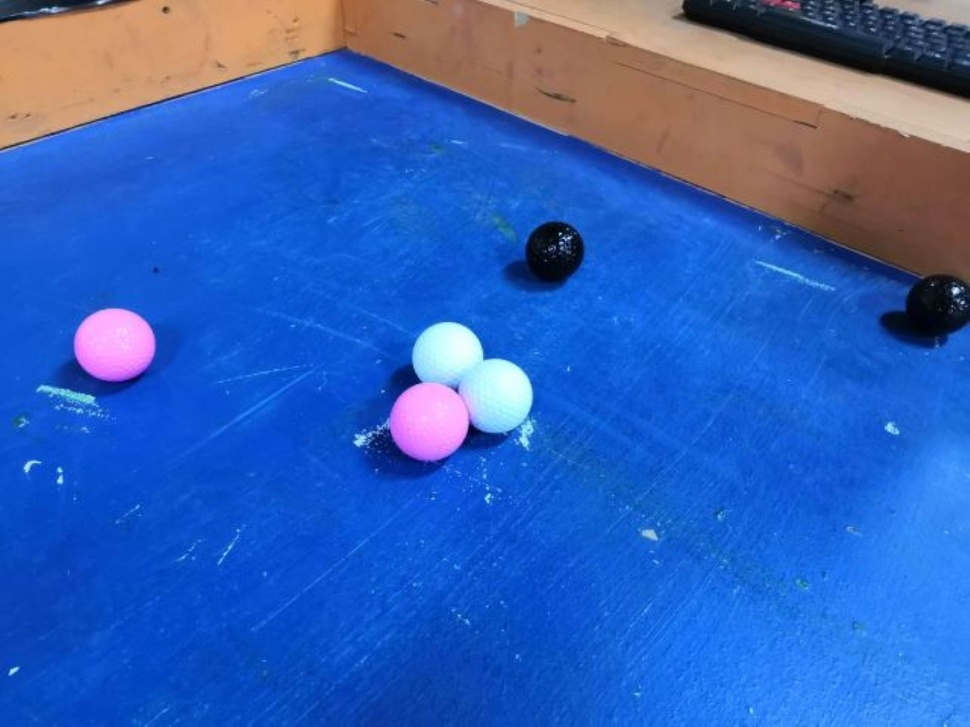
//> input picture VSstdio/3.jpg, 970 x 727 px, shrunk from 1440 x 1080 before the run
$ ./二维码跟踪   (built with g++ and OpenCV 4)
//> lines starting //> are read from the running program, lines starting //| are printed output that depends on the picture; after the words box and inside, x2 and y2 are one past the last pixel; in counts of white or black regions, pixels touching at a corner belong together
#include <opencv2/opencv.hpp>
#include <iostream>
#include <stdio.h>
#include <math.h>

using namespace cv;
using namespace std;


Mat src; Mat src_gray;

//Scalar colorful = CV_RGB(rng.uniform(0,255),rng.uniform(0,255),rng.uniform(0,255));

//获取轮廓的中心点
Point Center_cal(vector<vector<Point> > contours, int i);


int main()
{


	src = imread("3.jpg", 1);
//> src is the input picture: 727 rows x 970 cols, CV_8UC3; mean B, G, R 184.5, 97.4, 50.7
	Mat src_all = src.clone();


	//彩色图转灰度图
	cvtColor(src, src_gray, COLOR_BGR2GRAY);
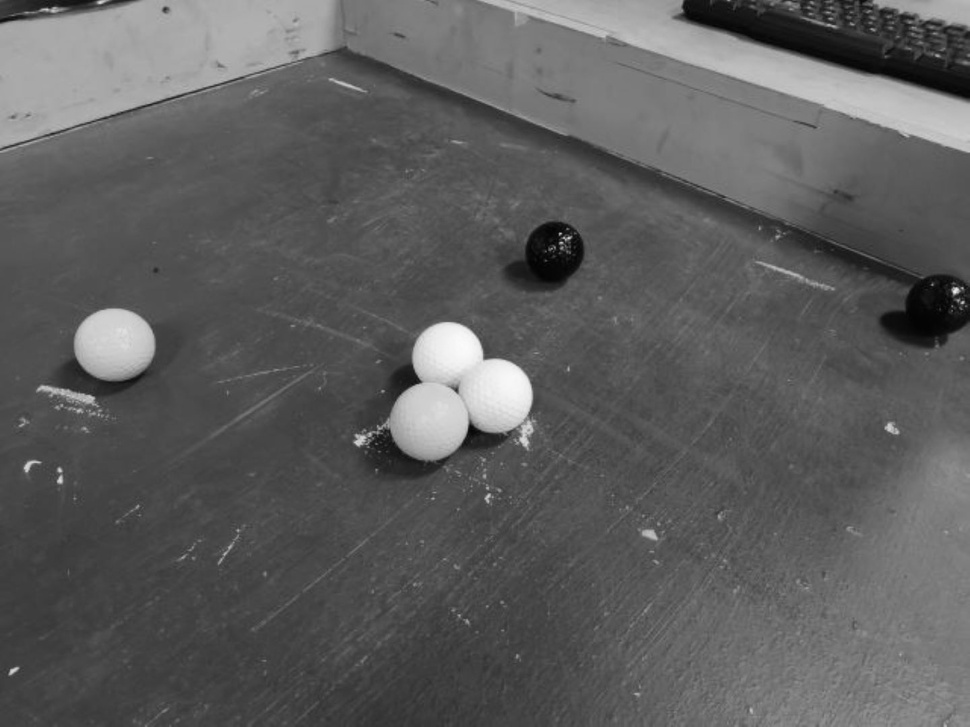
//> src_gray: 727 rows x 970 cols, CV_8UC1; min 1, max 251, mean 93.3
	//对图像进行平滑处理
	blur(src_gray, src_gray, Size(3, 3));
	//使灰度图象直方图均衡化
	equalizeHist(src_gray, src_gray);
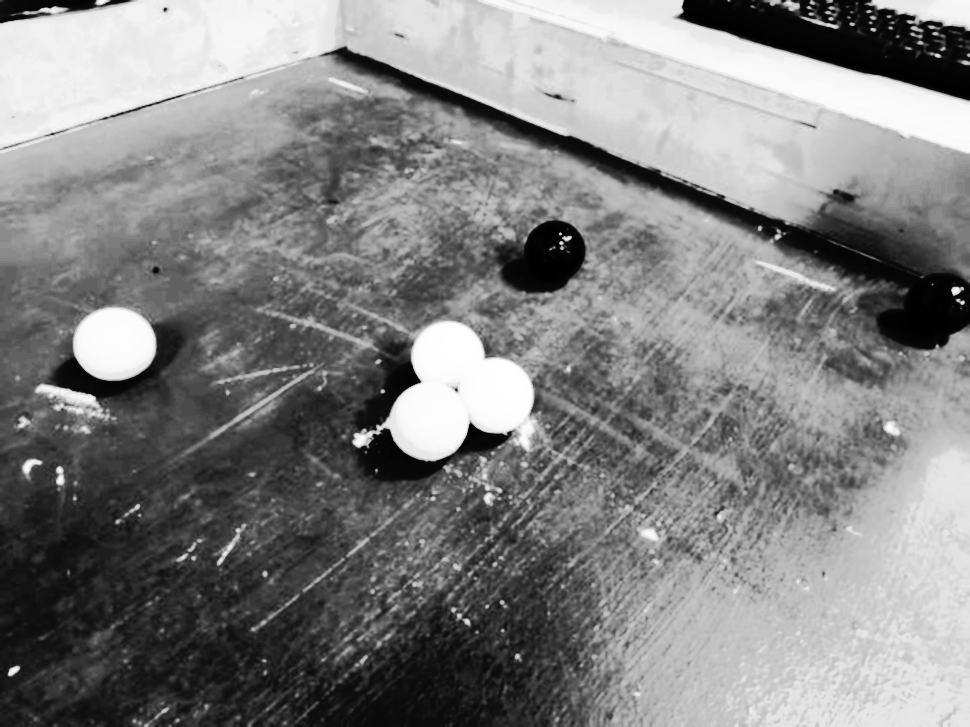
//> src_gray: 727 rows x 970 cols, CV_8UC1; min 0, max 255, mean 129.3
	namedWindow("灰度图");
	imshow("灰度图", src_gray);


	Scalar color = Scalar(1, 1, 255);
	Mat threshold_output;
	vector<vector<Point> > contours, contours2;
	vector<Vec4i> hierarchy;
	Mat s1 = Mat::zeros(src.size(), CV_8UC3);
	Mat s2 = Mat::zeros(src.size(), CV_8UC3);
	Mat sss = Mat::zeros(src.size(), CV_8UC3);

	//指定阀值进行二值化
	threshold(src_gray, threshold_output, 70, 255, THRESH_BINARY);
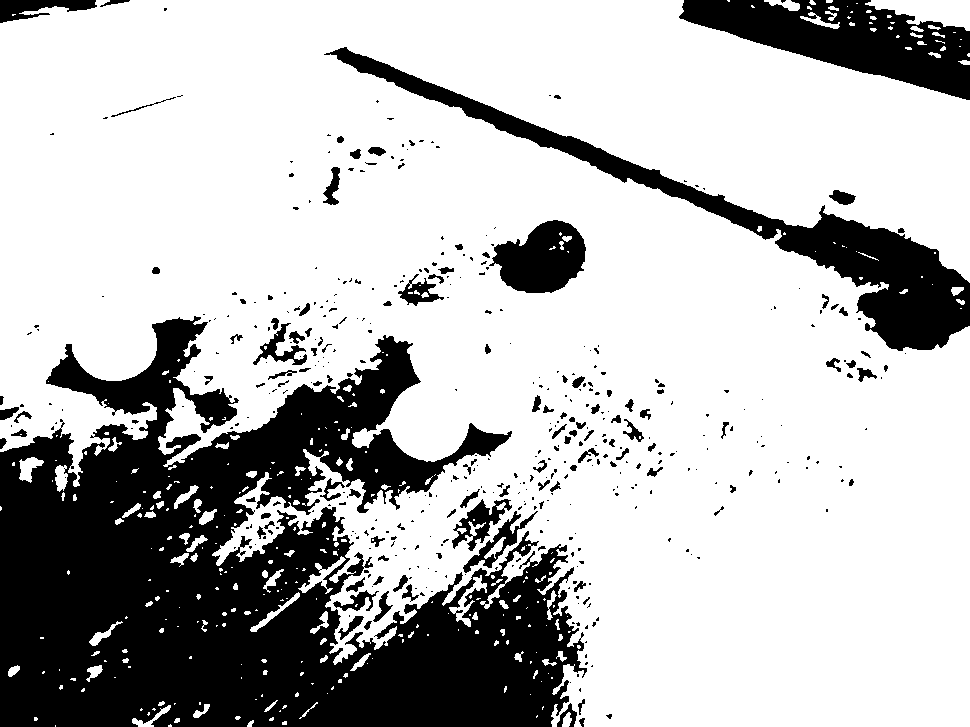
//> threshold_output: 727 rows x 970 cols, CV_8UC1; 73% white; 449 black regions (328 under 20 px)
	namedWindow("阈值图");
	imshow("阈值图", threshold_output);


	//查找轮廓
	//   参数说明
	//	输入图像image必须为一个2值单通道图像
	//	contours参数为检测的轮廓数组，每一个轮廓用一个point类型的vector表示
	//	hiararchy参数和轮廓个数相同，每个轮廓contours[ i ]对应4个hierarchy元素hierarchy[ i ][ 0 ] ~hierarchy[ i ][ 3 ]，
	//		分别表示后一个轮廓、前一个轮廓、父轮廓、内嵌轮廓的索引编号，如果没有对应项，该值设置为负数。
	//	mode表示轮廓的检索模式
	//		CV_RETR_EXTERNAL 表示只检测外轮廓
	//		CV_RETR_LIST 检测的轮廓不建立等级关系
	//		CV_RETR_CCOMP 建立两个等级的轮廓，上面的一层为外边界，里面的一层为内孔的边界信息。如果内孔内还有一个连通物体，这个物体的边界也在顶层。
	//		CV_RETR_TREE 建立一个等级树结构的轮廓。具体参考contours.c这个demo
	//	method为轮廓的近似办法
	//		CV_CHAIN_APPROX_NONE 存储所有的轮廓点，相邻的两个点的像素位置差不超过1，即max（abs（x1-x2），abs（y2-y1））==1
	//		CV_CHAIN_APPROX_SIMPLE 压缩水平方向，垂直方向，对角线方向的元素，只保留该方向的终点坐标，例如一个矩形轮廓只需4个点来保存轮廓信息
	//		CV_CHAIN_APPROX_TC89_L1，CV_CHAIN_APPROX_TC89_KCOS 使用teh-Chinl chain 近似算法
	//	offset表示代表轮廓点的偏移量，可以设置为任意值。对ROI图像中找出的轮廓，并要在整个图像中进行分析时，这个参数还是很有用的。
	findContours(threshold_output, contours, hierarchy, RETR_TREE, CHAIN_APPROX_NONE, Point(0, 0));
//> contours = 819 contours, 605 with area under 20; largest, box (x1, y1, x2, y2) and area: (0, 0, 970, 727) 516030, (488, 219, 587, 294) 4918, (865, 0, 970, 31) 1792, (451, 498, 513, 552) 1312, (462, 510, 539, 574) 1242

	int c = 0, j = 0, k = 0, area = 0;

	//通过黑色定位角作为父轮廓，有两个子轮廓的特点，筛选出三个定位角
	int parentIdx = -1;
	for (int i = 0; i < contours.size(); i++)
	{
		//画出所以轮廓图

		//void drawContours(InputOutputArray image, InputArrayOfArrays contours, int contourIdx, const Scalar & color, int thickness = 1, int lineType = 8, InputArray hierarchy = noArray(), int maxLevel = INT_MAX, Point offset = Point())

		//	函数参数详解：
		//	其中第一个参数image表示目标图像，
		//	第二个参数contours表示输入的轮廓组，每一组轮廓由点vector构成，
		//	第三个参数contourIdx指明画第   几个轮廓，如果该参数为负值，则画全部轮廓，
		//	第四个参数color为轮廓的颜色，
		//	第五个参数thickness为轮廓的线宽，如果为负值或CV_FILLED表示填充轮廓内部，
		//	第六个参数lineType为线型，
		//	第七个参数为轮廓结构信息，
		//	第八个参数为maxLevel
		drawContours(sss, contours, parentIdx, CV_RGB(0, 255, 255), 1, 8);
		if (hierarchy[i][2] != -1 && j == 0)
		{
			parentIdx = i;
			j++;
		}
		else if (hierarchy[i][2] != -1)
		{
			j++;
		}
		else if (hierarchy[i][2] == -1)
		{
			j = 0;
			parentIdx = -1;
		}

		//有两个子轮廓
		if (j >= 2)
		{
			//保存定位角
			contours2.push_back(contours[parentIdx]);
			//画出定轮廓
			drawContours(s1, contours, parentIdx, CV_RGB(0, 255, 0), 1, 8);
			j = 0;
			parentIdx = -1;
		}
	}
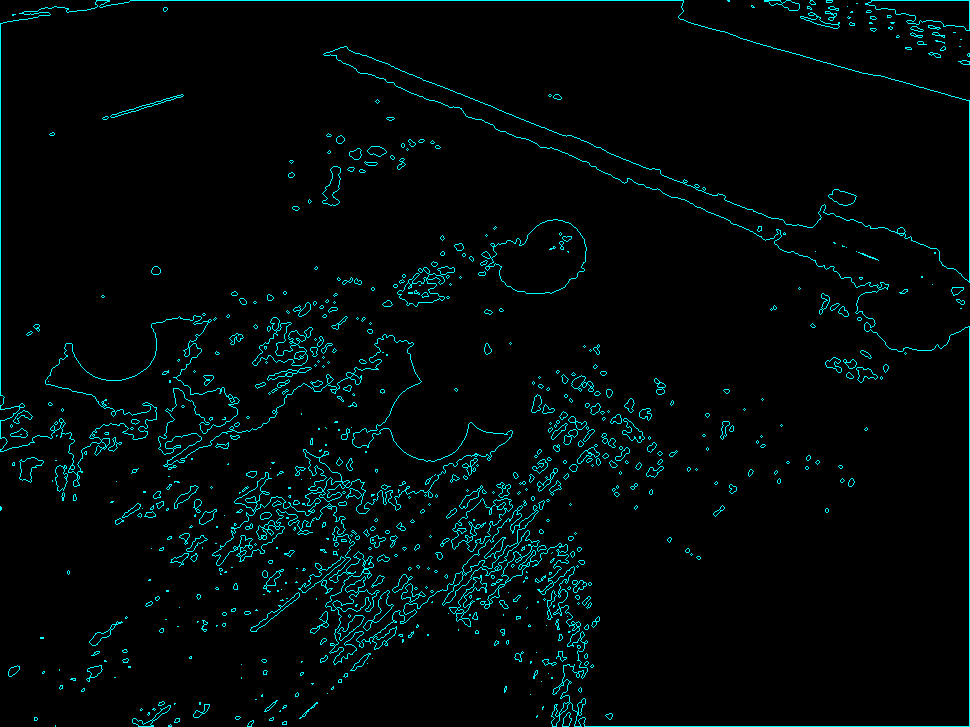
//> sss: 727 rows x 970 cols, CV_8UC3; mean B, G, R 8.2, 8.2, 0
//> s1: 727 rows x 970 cols, CV_8UC3; every value is 0
//> after the loop, parentIdx = -1; j = 0; contours2 = 0 contours

	//画出定位角轮廓
	for (int i = 0; i < contours2.size(); i++)
		drawContours(s2, contours2, i, CV_RGB(255, 255, 0), FILLED, 4, hierarchy[k][2], 0, Point());
//> this loop made 0 passes

	//三个定位角的中心坐标
	Point point[3];
	for (int i = 0; i < contours2.size(); i++)
	{
		point[i] = Center_cal(contours2, i);
		cout << "\t" << point[i] << endl;
	}
//> after the loop, point = 3 Points (x, y): [0, 0], [0, 0], [0, 0]

	//轮廓面积,定位角的面积，计算边长
//> (the run ends here: the program crashes, at `area = contourArea(contours2[1]);`)

$ run again, with VSstdio/2.jpg copied over VSstdio/3.jpg
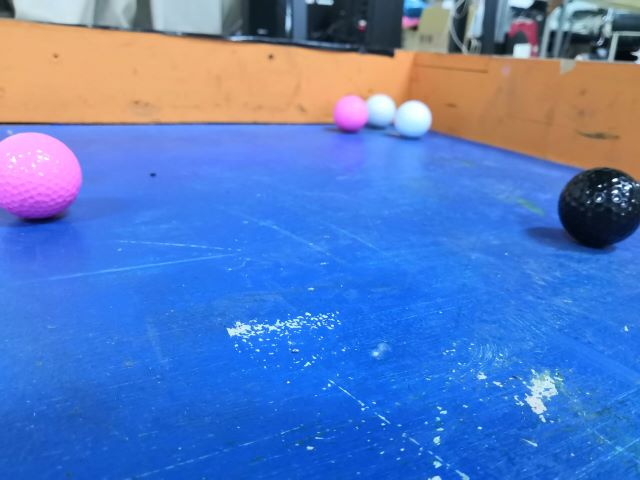
//> input picture VSstdio/2.jpg, 640 x 480 px
//> src is the input picture: 480 rows x 640 cols, CV_8UC3; mean B, G, R 193.4, 123.2, 86.4
//> `threshold(src_gray, threshold_output, 70, 255, THRESH_BINARY);`:
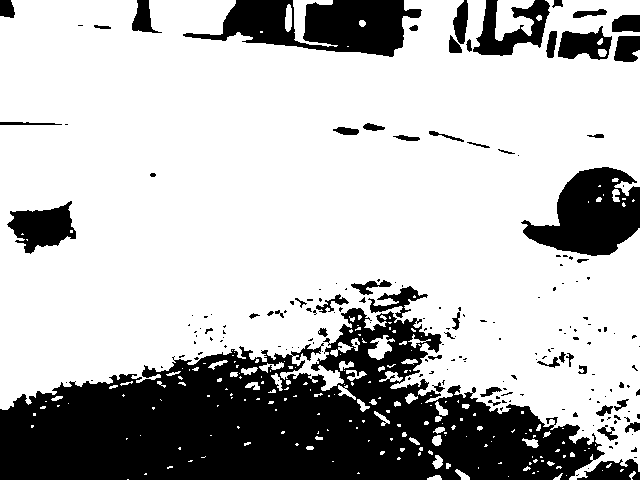
//> threshold_output: 480 rows x 640 cols, CV_8UC1; 72.5% white; 186 black regions (133 under 20 px)
//> contours = 416 contours, 321 with area under 20; largest, box (x1, y1, x2, y2) and area: (0, 0, 640, 480) 221917, (6, 200, 77, 255) 2221, (557, 25, 613, 61) 1299, (495, 0, 535, 41) 949, (367, 285, 429, 319) 758
//> after the loop `for (int i = 0; i < contours.size(); i++)`:
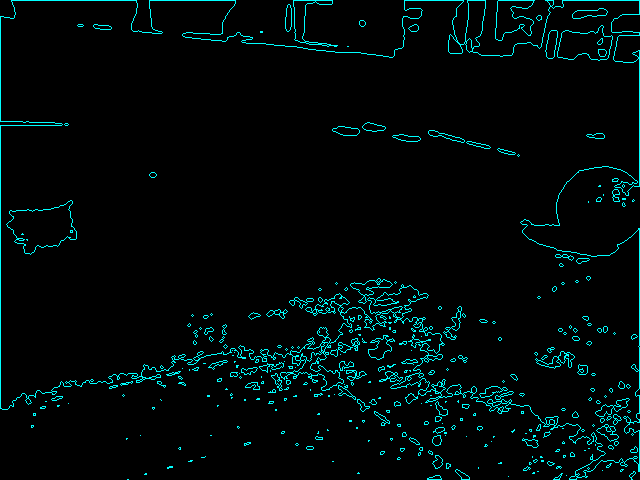
//> sss: 480 rows x 640 cols, CV_8UC3; mean B, G, R 9.3, 9.3, 0
//> after the loop `for (int i = 0; i < contours.size(); i++)`: parentIdx = -1; j = 0; contours2 = 0 contours
//> after the loop `for (int i = 0; i < contours2.size(); i++)`: point = 3 Points (x, y): [0, 0], [0, 0], [0, 0]
